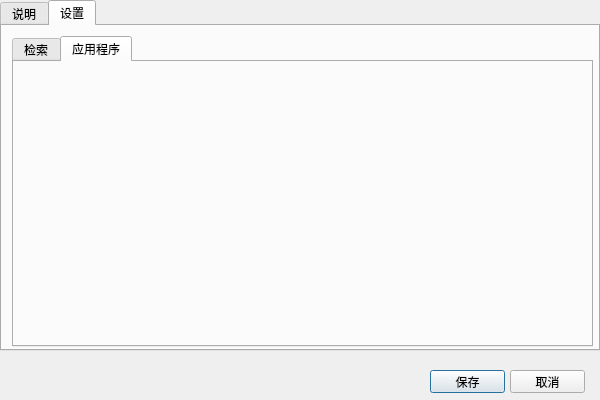
<?xml version="1.0" encoding="UTF-8"?>
<ui version="4.0">
 <class>SettingDialog</class>
 <widget class="QDialog" name="SettingDialog">
  <property name="geometry">
   <rect>
    <x>0</x>
    <y>0</y>
    <width>600</width>
    <height>400</height>
   </rect>
  </property>
  <property name="windowTitle">
   <string>Dialog</string>
  </property>
  <widget class="QTabWidget" name="tabWidget">
   <property name="geometry">
    <rect>
     <x>0</x>
     <y>0</y>
     <width>600</width>
     <height>351</height>
    </rect>
   </property>
   <property name="tabShape">
    <enum>QTabWidget::Rounded</enum>
   </property>
   <property name="currentIndex">
    <number>1</number>
   </property>
   <property name="elideMode">
    <enum>Qt::ElideNone</enum>
   </property>
   <widget class="QWidget" name="tab">
    <attribute name="title">
     <string>说明</string>
    </attribute>
    <widget class="QLabel" name="label">
     <property name="geometry">
      <rect>
       <x>20</x>
       <y>10</y>
       <width>561</width>
       <height>171</height>
      </rect>
     </property>
     <property name="text">
      <string>&lt;html&gt;&lt;head/&gt;&lt;body&gt;&lt;p&gt;欢迎使用的说&lt;/p&gt;&lt;p&gt;作者的主页是：&lt;a href=&quot;http://cuican.name&quot;&gt;&lt;span style=&quot; text-decoration: underline; color:#0000ff;&quot;&gt;璀璨|SmileCC&lt;/span&gt;&lt;/a&gt;&lt;/p&gt;&lt;p&gt;&lt;a href=&quot;http://cuican.name&quot;&gt;&lt;span style=&quot; text-decoration: underline; color:#000000;&quot;&gt;http://cuican.name&lt;/span&gt;&lt;/a&gt;&lt;/p&gt;&lt;p&gt;&lt;br/&gt;&lt;/p&gt;&lt;p&gt;尽情的使用吧&lt;/p&gt;&lt;/body&gt;&lt;/html&gt;</string>
     </property>
     <property name="textFormat">
      <enum>Qt::AutoText</enum>
     </property>
     <property name="wordWrap">
      <bool>false</bool>
     </property>
     <property name="textInteractionFlags">
      <set>Qt::LinksAccessibleByMouse</set>
     </property>
     <property name="buddy">
      <cstring></cstring>
     </property>
    </widget>
   </widget>
   <widget class="QWidget" name="tab_2">
    <attribute name="title">
     <string>设置</string>
    </attribute>
    <widget class="QTabWidget" name="tabWidget_2">
     <property name="geometry">
      <rect>
       <x>10</x>
       <y>10</y>
       <width>581</width>
       <height>311</height>
      </rect>
     </property>
     <property name="currentIndex">
      <number>1</number>
     </property>
     <widget class="QWidget" name="tab_3">
      <attribute name="title">
       <string>检索</string>
      </attribute>
     </widget>
     <widget class="QWidget" name="tab_4">
      <attribute name="title">
       <string>应用程序</string>
      </attribute>
     </widget>
    </widget>
   </widget>
  </widget>
  <widget class="QPushButton" name="saveButton">
   <property name="geometry">
    <rect>
     <x>430</x>
     <y>370</y>
     <width>75</width>
     <height>23</height>
    </rect>
   </property>
   <property name="text">
    <string>保存</string>
   </property>
  </widget>
  <widget class="QPushButton" name="cancleButton">
   <property name="geometry">
    <rect>
     <x>510</x>
     <y>370</y>
     <width>75</width>
     <height>23</height>
    </rect>
   </property>
   <property name="text">
    <string>取消</string>
   </property>
  </widget>
 </widget>
 <resources/>
 <connections/>
</ui>
